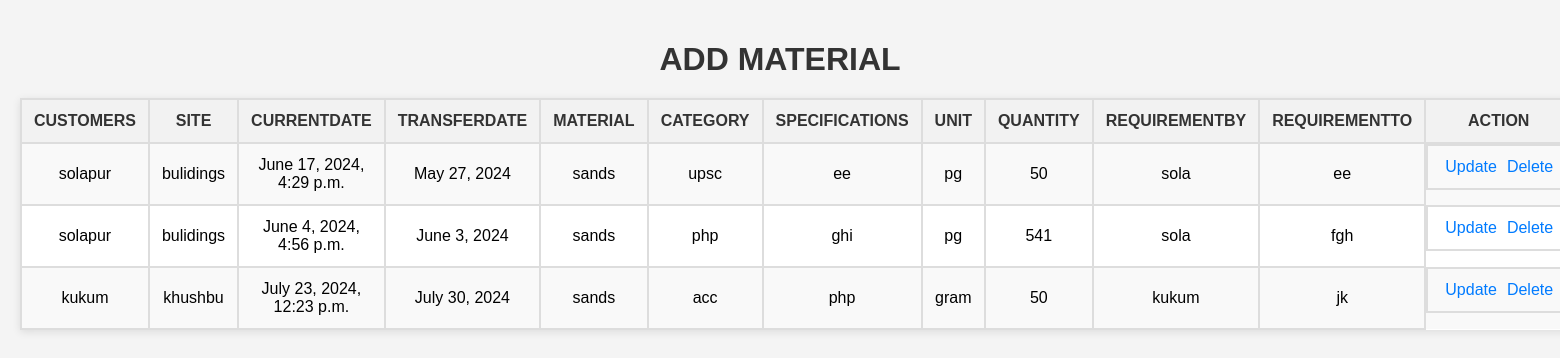
Screenshot of /searchaddmaterial/ (signed in) with the database file from the repository.
### construction/models.py (models this page shows, shortened)
class addmaterial (models.Model):
    customers = models.ForeignKey(approvedinquiry, on_delete=models.CASCADE)
    site = models.ForeignKey(Site, on_delete=models.CASCADE)
    currentdate = models.DateTimeField(default=datetime.datetime.now)
    transferdate = models.DateField()
    materials = models.ForeignKey(mastermateriallist, on_delete=models.CASCADE)
    categorys = models.ForeignKey(Category, on_delete=models.CASCADE)
    specifications = models.TextField()
    units = models.ForeignKey(unitmeasurement, on_delete=models.CASCADE)
    quantitys = models.IntegerField(blank=True, null=True)
    requirementby = models.CharField(max_length = 200)
    requirementto = models.CharField(max_length = 200)

class approvedinquiry(models.Model):
    customer_name = models.ForeignKey(Client_registration, on_delete=models.CASCADE)
    employee = models.ForeignKey(employeeregistration, on_delete=models.CASCADE)
    plotarea = models.IntegerField()
    constructionarea = models.IntegerField()
    constructioncost = models.IntegerField()
    totalcost = models.IntegerField()
    worktype = models.ForeignKey(constructiontype, on_delete=models.CASCADE)

class Client_registration(models.Model):
    client_name = models.CharField(max_length=100)
    representative_name = models.ForeignKey(employeeregistration, on_delete=models.CASCADE)
    phone_no = models.IntegerField()
    email = models.EmailField()
    site_address = models.TextField()
    inquiry_date = models.DateField()
    def __str__(self):
        return self.client_name

class Site (models.Model):
    site_name = models.CharField(max_length=50)
    customer = models.ForeignKey(approvedinquiry, on_delete=models.CASCADE)
    pincode = models.IntegerField(blank=True, null=True)
    state = models.CharField(max_length=50)
    city = models.CharField(max_length=50)
    houseno = models.CharField(max_length=50)
    roadname = models.CharField(max_length=50)
    address = models.CharField(max_length=350)
    def __str__(self):
        return str(self.site_name)

class mastermateriallist (models.Model):
    materialid = models.AutoField(primary_key=True)
    materialname = models.CharField(max_length=50)

class Category (models.Model):
    categoryid = models.AutoField(primary_key=True)
    categoryname = models.CharField(max_length=50)

class unitmeasurement (models.Model):
    unitmeasurementid = models.AutoField(primary_key=True)
    unitmeasurementname = models.CharField(max_length=50)

### construction/middlewares.py (the view)
    def wrapped_view (request,*args,**kwargs):
        if request.user.is_authenticated==False:
            return redirect('login')
        return view_function(request,*args,**kwargs)

### construction/views.py (called while the page is built)
@auth
def searchaddmaterial(request):
    addmates = addmaterial.objects.all()
    return render(request, "searchaddmaterial.html", {'addmates': addmates})

### construction/templates/searchaddmaterial.html (shortened to what this page needs)
<!DOCTYPE html>
<html>
<head>
</head>
<body>
<h1>ADD MATERIAL</h1>
<table>
    <tr>
        <th>CUSTOMERS</th>
        <th>SITE</th>
        <th>CURRENTDATE</th>
        <th>TRANSFERDATE</th>
        <th>MATERIAL</th>
        <th>CATEGORY</th>
        <th>SPECIFICATIONS</th>
        <th>UNIT</th>
        <th>QUANTITY</th>
        <th>REQUIREMENTBY</th>
        <th>REQUIREMENTTO</th>
        <th>ACTION</th>
    </tr>
    {% for i in addmates %}
    <tr>
        <td>{{ i.customers.customer_name }}</td>
        <td>{{ i.site }}</td>
        <td>{{ i.currentdate }}</td>
        <td>{{ i.transferdate }}</td>
        <td>{{ i.materials.materialname }}</td>
        <td>{{ i.categorys.categoryname }}</td>
        <td>{{ i.specifications }}</td>
        <td>{{ i.units.unitmeasurementname }}</td>
        <td>{{ i.quantitys }}</td>
        <td>{{ i.requirementby }}</td>
        <td>{{ i.requirementto }}</td>
        <td class="actions">
            <a href="/updateaddmaterial/{{ i.id }}">Update</a>
            <a href="/deleteaddmaterial/{{ i.id }}">Delete</a>
        </td>
    </tr>
    {% endfor %}
</table>
</body>
</html>

### construction/templates/searchaddmaterial.html (style rules this page uses)
body { font-family: Arial, sans-serif; margin: 0; padding: 20px; background-color: #f4f4f4; }
h1 { text-align: center; margin-bottom: 20px; color: #333; }
table { border-collapse: collapse; width: 100%; margin: 0 auto; background-color: #fff; box-shadow: 0 2px 8px rgba(0,0,0,0.1); }
th, td { border: 2px solid #ddd; padding: 12px; text-align: center; }
th { background-color: #f2f2f2; color: #333; }
tr:nth-child(even) { background-color: #f9f9f9; }
a { color: #007bff; text-decoration: none; margin: 0 5px; }
.actions { display: flex; justify-content: center; }

### rows the page displays
addmaterial: customers.customer_name "solapur", site "bulidings", currentdate "June 17, 2024, 4:29 p.m.", transferdate "May 27, 2024", materials.materialname "sands", categorys.categoryname "upsc", specifications "ee", units.unitmeasurementname "pg", quantitys "50", requirementby "sola", requirementto "ee"
addmaterial: customers.customer_name "solapur", site "bulidings", currentdate "June 4, 2024, 4:56 p.m.", transferdate "June 3, 2024", materials.materialname "sands", categorys.categoryname "php", specifications "ghi", units.unitmeasurementname "pg", quantitys "541", requirementby "sola", requirementto "fgh"
addmaterial: customers.customer_name "kukum", site "khushbu", currentdate "July 23, 2024, 12:23 p.m.", transferdate "July 30, 2024", materials.materialname "sands", categorys.categoryname "acc", specifications "php", units.unitmeasurementname "gram", quantitys "50", requirementby "kukum", requirementto "jk"
